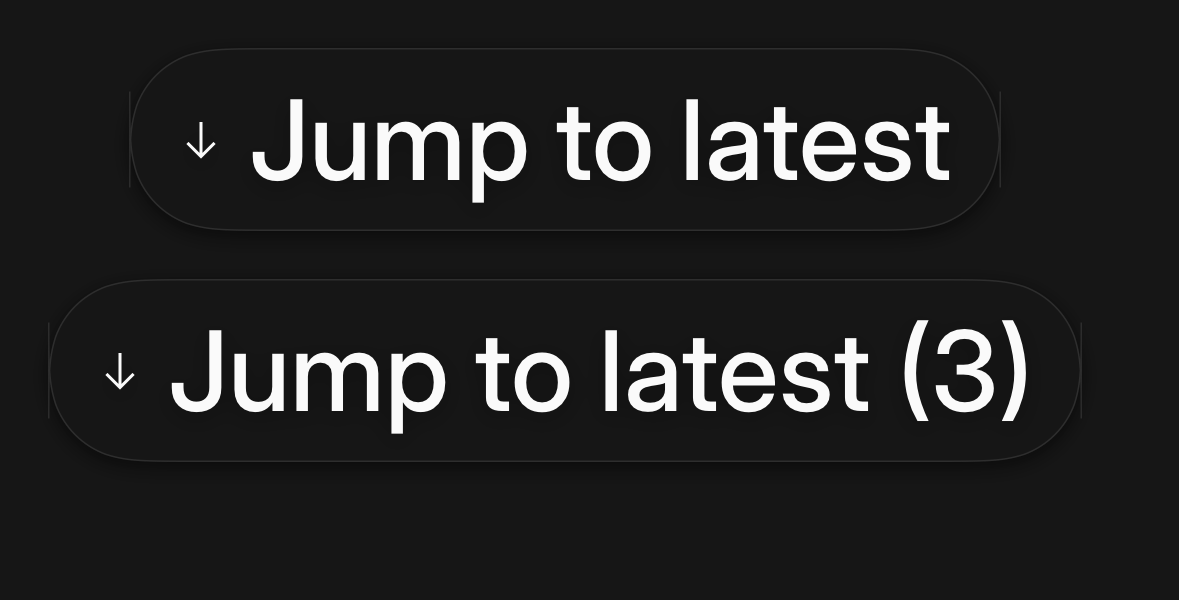
#> input picture Packages/OpencodeKit/Tests/ApprovalSnapshots/__Snapshots__/ApprovalSnapshots/capture-_-name.jump-to-latest-dark-393.png, 1179 x 600 px, given in place of permission-light-393x852.png, which was not available
$ python compare-approvals.py
#> lines starting #> are read from the running program, lines starting #| are printed output that depends on the picture; pictures that were not available may be replaced by others from this repository, and a replacement may not be noted
#!/usr/bin/env python3
"""Compare the native approvals with the captured official OpenCode UI."""
from pathlib import Path
from PIL import Image, ImageDraw, ImageFont, ImageOps
import html
import json

root = Path(__file__).resolve().parents[2]
output = root / '.build/design-compare'
output.mkdir(parents=True, exist_ok=True)
font = ImageFont.truetype('/System/Library/Fonts/Supplemental/Arial.ttf', 16)
small = ImageFont.truetype('/System/Library/Fonts/Supplemental/Arial.ttf', 12)
manifest = []

def compare(native, reference, name, width, note):
#> called with name = 'permission-dock', width = 393
    left = ImageOps.exif_transpose(Image.open(reference)).convert('RGB')
    right = ImageOps.exif_transpose(Image.open(native)).convert('RGB')
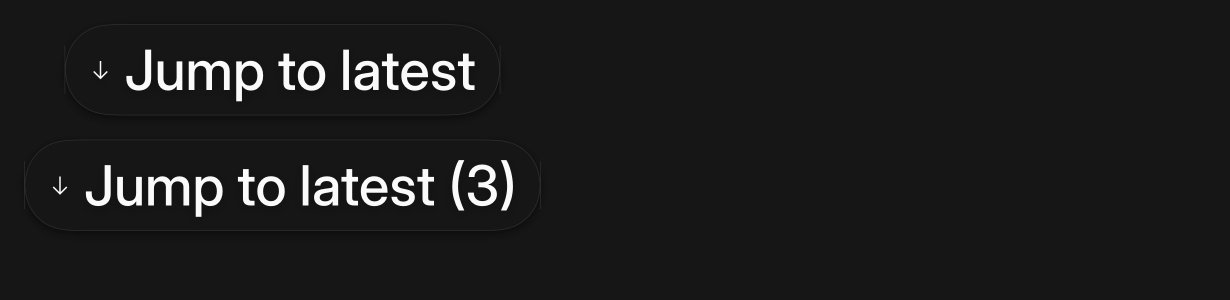
#> input picture Packages/OpencodeKit/Tests/ApprovalSnapshots/__Snapshots__/ApprovalSnapshots/capture-_-name.jump-to-latest-dark-820.png, 2460 x 600 px, given in place of permission-dock.png, which was not available (shown at 1/2 size)
    left = left.resize((width, round(left.height * width / left.width)), Image.Resampling.LANCZOS)
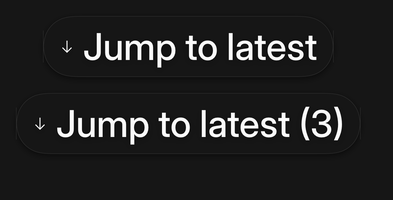
#> left: PIL image 393x200 RGB; min 0, max 255, mean 34.7
    right = right.resize((width, round(right.height * width / right.width)), Image.Resampling.LANCZOS)
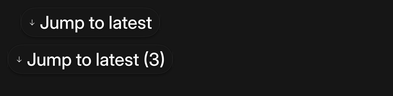
#> right: PIL image 393x96 RGB; min 0, max 255, mean 28
    canvas = Image.new('RGB', (width * 2 + 24, max(left.height, right.height) + 78), '#eeeeee')
#> canvas: PIL image 810x278 RGB; every value is 238
    draw = ImageDraw.Draw(canvas)
    draw.text((12, 10), 'Official OpenCode web', font=font, fill='#161616')
    draw.text((width + 24, 10), 'Native iOS · ' + name, font=font, fill='#161616')
    draw.text((12, 38), note, font=small, fill='#5c5c5c')
    canvas.paste(left, (0, 78)); canvas.paste(right, (width + 24, 78))
#> after `canvas.paste(left, (0, 78))`:
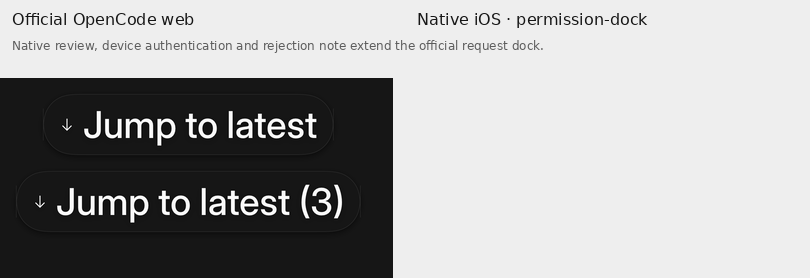
#> canvas: PIL image 810x278 RGB; min 0, max 255, mean 165
#> after `canvas.paste(right, (width + 24, 78))`:
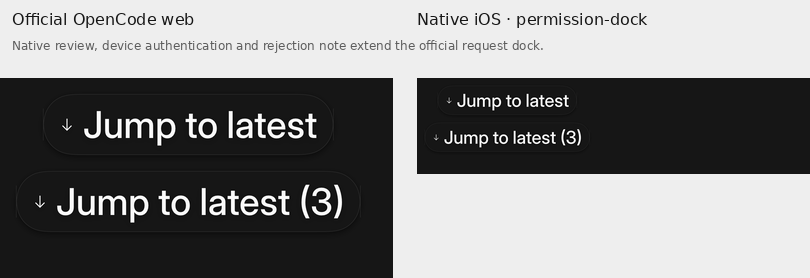
#> canvas: PIL image 810x278 RGB; min 0, max 255, mean 129.8
    file = 'approvals-' + name + '.png'
    canvas.save(output / file)
    manifest.append(dict(file=file, native=str(native.relative_to(root)), reference=str(reference.relative_to(root)), note=note))

for name in ['permission-dock', 'permission-sheet', 'permission-reject', 'question-sheet', 'question-review']:
    source = name.split('-')[0]
#> (the run stopped early here; a loop or call above may not have finished)
